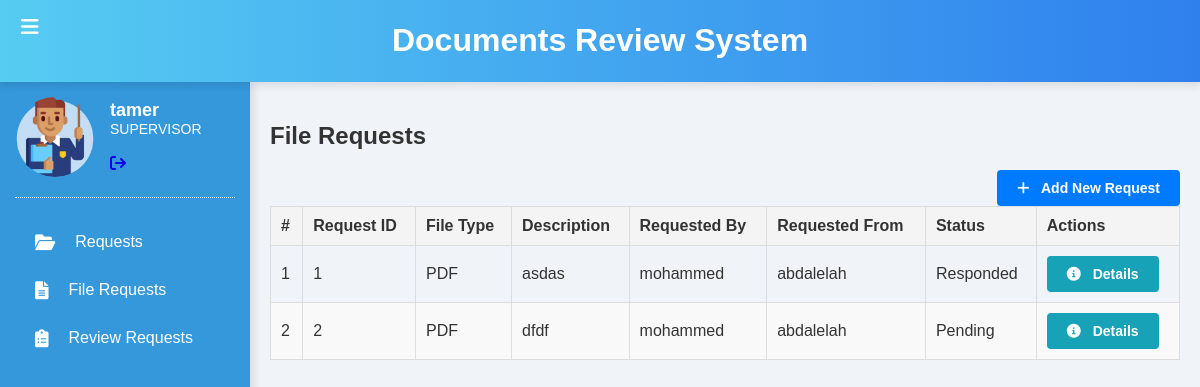
Page /file-requests/ (signed in) on the committed database.
### document_review/models.py (models this page shows, shortened)
class Custom_User(models.Model):
    class Role(models.TextChoices):
        ASSISTANT="ASSISTANT",'Assistant'
        AUDITOR="AUDITOR",'Auditor'
        SUPERVISOR='SUPERVISOR','Supervisor'
        MANAGER='MANAGER','Manager'
    role = models.CharField(max_length=50,choices=Role.choices)
    user=models.OneToOneField(User,on_delete=models.CASCADE)
    def __str__(self):
        return str(self.user)

class FileRequest(models.Model):
    requested_by = models.ForeignKey(Custom_User, on_delete=models.CASCADE, related_name='requested_files')
    requested_from = models.ForeignKey(Custom_User, on_delete=models.CASCADE, related_name='requests_received')
    file_type = models.ForeignKey(FileType, on_delete=models.CASCADE)
    description = HTMLField()
    request_date = models.DateTimeField(auto_now_add=True)

class FileType(models.Model):
    name = models.CharField(max_length=50)

### document_review/views.py (the view)
# urls.py: path('file-requests/', FileRequestListView.as_view(), name='file_requests'),
class FileRequestListView(ListView):
    model = FileRequest
    template_name = 'file_requests/file_requests.html'
    context_object_name = 'requests'
    def get_queryset(self):
        requests = super().get_queryset()
        for request in requests:
            request.response = FileResponse.objects.filter(file_request=request).first()
        return requests

### document_review/Templates/file_requests/file_requests.html (shortened to what this page needs)
{% extends "index/index.html" %}
{% load static %}
{% block pages %}
<!DOCTYPE html>
<html lang="en">
<head>
    <link rel="stylesheet" href="https://cdnjs.cloudflare.com/ajax/libs/font-awesome/6.0.0-beta3/css/all.min.css" />
    <link rel="stylesheet" href="{% static 'css/requests.css' %}">
</head>
<body>
<div class="container2">
    <div class="text-center">
        <h2 class="my-4">File Requests</h2>
    </div>
    <div class="text-right my-3">
        <a href="{% url 'add_file_request' %}" class="btn btn-primary">
            <i class="fas fa-plus"></i> Add New Request
        </a>
    </div>
    <table class="table table-striped">
        <thead>
            <tr>
                <th>#</th>
                <th>Request ID</th>
                <th>File Type</th>
                <th>Description</th>
                <th>Requested By</th>
                <th>Requested From</th>
                <th>Status</th>
                <th>Actions</th>
            </tr>
        </thead>
        <tbody>
            {% for request in requests %}
            <tr>
                <td>{{ forloop.counter }}</td>
                <td>{{ request.id }}</td>
                <td>{{ request.file_type.name }}</td>
                <td>{{ request.description|safe }}</td>
                <td>{{ request.requested_by }}</td>
                <td>{{ request.requested_from }}</td>
                <td>
                    {% if request.response %}
                        Responded
                    {% else %}
                        Pending
                    {% endif %}
                </td>
                <td>
                    <a href="{% url 'request_detail' request.id %}" class="btn btn-info">
                        <i class="fas fa-info-circle"></i> Details
                    </a>
                </td>
            </tr>
            {% endfor %}
        </tbody>
    </table>
</div>
</body>
</html>
{% endblock pages %}

### document_review/Templates/index/index.html (shortened to what this page needs)
<!DOCTYPE html>
{% load static %}
<html lang="en">
<head>
    <link rel="stylesheet" href="{% static 'css/styles.css' %}">
    <link rel="stylesheet" href="https://cdnjs.cloudflare.com/ajax/libs/font-awesome/6.0.0-beta3/css/all.min.css">
</head>
<body>
    <div class="header">
        <button id="toggleSidebar"><i class="fas fa-bars"></i></button>
        <h1>Documents Review System</h1>
    </div>
    <div class="container">
        {% if user.is_authenticated %}
        <div class="sidebar" id="sidebar">
            <div class="teacher-profile">
                <img src="{% static 'icons/teacher.png' %}" alt="Teacher" class="teacher-icon">
                <div class="teacher-info">
                    <h3>{{user}}</h3>
                    <p>
                        {{user.custom_user.role}}
                    </p>
                    <br>
                    <form id="logout-form" method="post" action="{% url 'logout' %}">
                        <a href="#" onclick="document.getElementById('logout-form').submit();">
                            <i class="fa fa-sign-out"></i>
                        </a>
                    </form>
                </div>
            </div>
            <div class="divider"></div>
            <ul>
                {% if user.is_authenticated %}
                {% if user.custom_user.role == 'ASSISTANT' or user.custom_user.role == 'AUDITOR' %}
                <li><a href="{% url 'upload_file' %}"><i class="fas fa-upload"></i> <span>Upload File</span></a></li>
                    <li>
                        <a href="{% url 'user_files' %}">
                            <i class="fas fa-folder-open"></i> <span>My Files & Requests</span>
                        </a>
                    </li>
                    {% elif user.custom_user.role == 'SUPERVISOR'   %}
                    <li>
                        <a href="{% url 'user_files' %}">
                            <i class="fas fa-folder-open"></i> <span> Requests</span>
                        </a>
                    </li>
                    <li><a href="{% url 'file_requests' %}"><i class="fas fa-file-alt"></i><span>File Requests</span></a></li>
                {% endif %}
            {% endif %}
            {% if not  user.custom_user.role == 'ASSISTANT' %}
            <li><a href="{% url 'review_requests' %}"><i class="fas fa-clipboard-list"></i> <span>Review Requests</span></a></li>
            {% endif %}
            </ul>
        </div>
        {% endif %}
        <div class="main-content">
          {% block pages %}
          {% endblock pages %}
        </div>
    </div>
</body>
</html>

### static/css/styles.css (style rules this page uses)
body { font-family: Arial, sans-serif; margin: 0; background-color: #f0f4f8; color: #333; }
.header { background: linear-gradient(90deg, #56ccf2, #2f80ed); color: white; padding: 1px; text-align: center; position: relative; box-shadow: 0 4px 8px rgba(0, 0, 0, 0.1); }
#toggleSidebar { position: absolute; left: 15px; top: 15px; background: none; border: none; color: white; font-size: 20px; cursor: pointer; }
.container { display: flex; min-height: 100vh; }
.sidebar { width: 250px; background-color: #3498db; overflow-y: auto; box-shadow: 4px 0 8px rgba(0, 0, 0, 0.1); padding: 15px; box-sizing: border-box; }
.sidebar ul { list-style-type: none; padding: 0; margin: 0; }
.sidebar ul li { position: relative; }
.sidebar ul li a { text-decoration: none; color: white; display: flex; align-items: center; padding: 15px 20px; transition: background-color 0.3s, color 0.3s; }
.sidebar ul li a i { margin-right: 10px; font-size: 18px; }
.sidebar ul li a span { margin-left: 10px; font-size: 16px; }
.main-content { flex-grow: 1; padding: 20px; overflow: auto; }
.teacher-profile { display: flex; align-items: center; margin-bottom: 20px; }
.teacher-icon { width: 80px; height: 80px; border-radius: 50%; margin-right: 15px; }
.teacher-info h3 { margin: 0; font-size: 18px; color: white; }
.teacher-info p { margin: 0; font-size: 14px; color: white; }
.divider { border-bottom: 1px dotted white; margin-bottom: 20px; }

### static/css/requests.css (style rules this page uses)
body { font-family: Arial, sans-serif; }
table { width: 100%; border-collapse: collapse; }
th, td { border: 1px solid #ddd; padding: 8px; text-align: left; }
th { background-color: #f2f2f2; }
tr:nth-child(even) { background-color: #f9f9f9; }

### document_review/Templates/file_requests/file_requests.html (style rules this page uses)
.btn { display: inline-block; padding: 10px 20px; font-size: 14px; font-weight: bold; text-align: center; text-decoration: none; color: #fff; border-radius: 4px; transition: background-color 0.3s, box-shadow 0.3s; border: none; }
.btn-primary { background-color: #007bff; }
.btn-info { background-color: #17a2b8; }
.btn i { margin-right: 8px; }
.text-right { text-align: right; }
table { width: 100%; border-collapse: collapse; }
th, td { padding: 10px; text-align: left; border-bottom: 1px solid #ddd; }
th { background-color: #f4f4f4; }

### rows in the picture
FileRequest: id "1", file_type.name "PDF", description "asdas", requested_by "mohammed", requested_from "abdalelah", shows "Responded"
FileRequest: id "2", file_type.name "PDF", description "dfdf", requested_by "mohammed", requested_from "abdalelah", shows "Pending"

### other values in the picture
{{ user }} "tamer"
{{ user.custom_user.role }} "SUPERVISOR"
